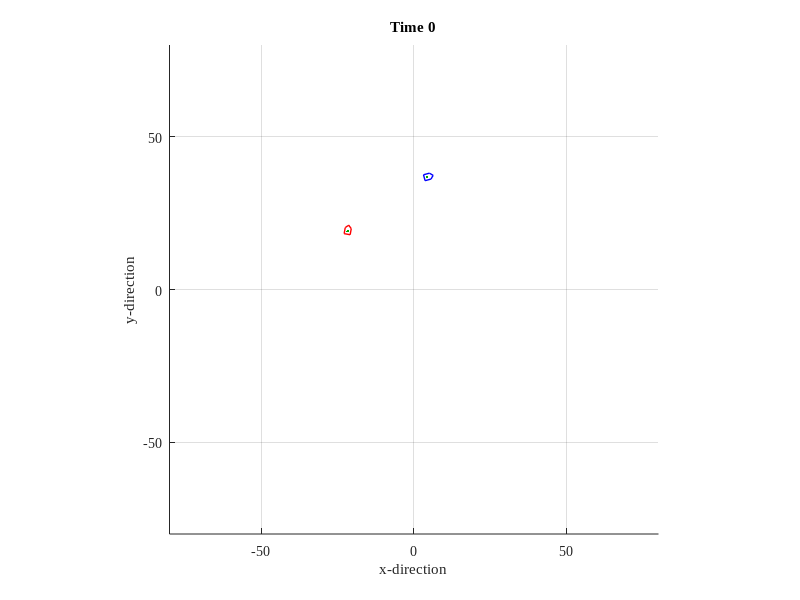

Reproduce this figure in MATLAB. (Note: this script raises an error after producing the figure.)
function []=fuzzyVirtual()
% sim car in random movement

clc; clear all; close all; dbstop if error;
set(0,'defaultaxesfontname','times new roman');

field.range=80;
time.dt=1; time.T=300;

[fig]=FigureNew(field);
[car]=CarNew();
[car]=CarNow(car, time, 0,0);
[car]=CarShow(car,0);
[target]=TargetNew();
distance = 65;

fis_vel = readfis('MTRN4010_vel.fis');
fis_ang = readfis('MTRN4010_ang1.fis');

PS.XLB=5;
PS.XUB=25;
PS.D=1;
PS.G=20;
PS.N=10;
PS.V=rand(PS.D,PS.N);
PS.Gbest = [];
PS.gbest = realmax;
PS.Pbest = [];
PS.pbest = ones(1, PS.N)*realmax;
PS.w1=0.9;
PS.w2=0.4;
PS.dw=PS.w1-PS.w2;
PS.cg=2;
PS.cp=2;
PS.X=rand(PS.D,PS.N);
PS.BND=[PS.XLB PS.XUB];
flag = 0;
PS.X(1,:)=PS.BND(1,1)+PS.X(1,:)*diff(PS.BND(1,:));

carinit=car;
for g=1:PS.G
    disp(PS.X);
    car=carinit;
    for n=1:PS.N 
        distance=PS.X(1,n);
        virtualTarget1 = virtualNew(target.x, target.y, target.q, distance);
        virtualTarget1.z = 0;
        car=carinit;
        flag=0;
        for t=0:time.dt:time.T,
          if(virtualTarget1.z ~= 1)
              [virtualTarget1]=virtualUpdate(time, virtualTarget1, target);
          end
          virtualTarget = TargetShow(virtualTarget1);
          [ds]=FindDistance(car,virtualTarget1);
          vel=evalfis(ds,fis_vel);
          [dq] = FindAngular(car,virtualTarget1);
          ang=evalfis(dq,fis_ang);
          [car]=CarNow(car,time,vel,ang);
          [car]=CarShow(car,t);
        end;
        err=[car.x-target.x car.y-target.y wrapToPi(car.q-target.q)*pi/180] %maybe change to radians
        fit(n)=sqrt(sum(err.^2));
        if fit(n)<PS.gbest,
             PS.gbest=fit(n);
             PS.Gbest=PS.X(:,n);
        end
        if fit(n)<PS.pbest(n),
             PS.pbest(n)-fit(n);
             PS.Gbest=PS.X(:,n);
        end
        if fit(n)<PS.pbest(n),
            PS.pbest(n)=fit(n);
            PS.Pbest(:,n)=PS.X(:,n);
        end;
        reset(virtualTarget1.hdL.shape);
    end;
    %xlabel('Generation %d - Particle %d', g, n);
    disp(sprintf('Generation %d Gbest %5.3f %5.3f gbest %5.3f', g, PS.Gbest.',PS.gbest));
    w = PS.w2+(1-g/PS.G)*PS.dw;
    PS.V=w*rand(PS.D,PS.N).*PS.V+PS.cp*rand(PS.D,PS.N).*(PS.Pbest-PS.X)+...
    PS.cg*rand(PS.D,PS.N).*(repmat(PS.Gbest,[1,PS.N])-PS.X);
    PS.X=PS.X+PS.V;
    for d=1:PS.D,
        z=find(PS.X(d,:)<PS.BND(d,1));
        PS.X(d,z)=PS.BND(d,1)+rand(1,length(z))*diff(PS.BND(d,:));
        z=find(PS.X(d,:)>PS.BND(d,2));
        PS.X(d,z)=PS.BND(d,1)+rand(1,length(z))*diff(PS.BND(d,:));
    end
end
            

car=carInit;

for t=0:time.dt:time.T,
  if(virtualTarget.z ~= 1)
      [virtualTarget]=virtualUpdate(time, virtualTarget, target);
  end
  TargetShow(virtualTarget);
  [ds]=FindDistance(car,virtualTarget);
  vel=evalfis(ds,fis_vel);
  [dq] = FindAngular(car,virtualTarget);
  ang=evalfis(dq,fis_ang);
  [car]=CarNow(car,time,vel,ang);
  [car]=CarShow(car,t);
end;

function [ds]=FindDistance(car,target)
dx = target.x - car.x;
dy = target.y - car.y;
ds = sqrt(dx.*dx + dy.*dy);

function [dq]=FindAngular(car,target)
dx = target.x - car.x;
dy = target.y - car.y;
dq = mod((atan2(dy,dx) - car.q) + pi, 2*pi) - pi;

function [fig]=FigureNew(field)
fig=figure('units','normalized','position',[0.1 0.2 0.5 0.5]);
axis([-1 1 -1 1]*field.range); hold on; grid on; axis equal;
xlabel('x-direction'); ylabel('y-direction');

function [car]=CarNew()
rangeMin = -50;
rangeMax = 50;
rangeTot = (rangeMax - rangeMin).*rand(2,1) + rangeMin;
car.x=rangeTot(1); car.y=rangeTot(2); car.q= 360 * rand(1, 1);
car.trace=[car.x; car.y; car.q];
car.shape=[ 2 0; 1 1; -1 1; -1 -1; 1 -1; 2 0]';
car.hdL.shape=plot(car.shape(1,:),car.shape(2,:),'color','b','linewidth',1);
car.hdL.trace=plot(car.trace(1,:),car.trace(2,:),'color',[0 0.66 0]);

function [target]=TargetNew();
rangeMin = -25;
rangeMax = 25;
rangeTot = (rangeMax - rangeMin).*rand(2,1) + rangeMin;
target.x=rangeTot(1) ;
target.y=rangeTot(2) ;
target.q=360 * rand(1, 1);
Rz=[  cos(target.q) -sin(target.q); 
     sin(target.q)  cos(target.q)];
target.trace=[target.x; target.y; target.q];
target.shape=[ 2 0; 1 1; -1 1; -1 -1; 1 -1; 2 0]';
shape=Rz*target.shape+repmat([target.x;target.y],1,6);
target.hdL.shape=plot(shape(1,:),shape(2,:),'color','r','linewidth',1);
target.hdL.trace=plot(target.trace(1,:),target.trace(2,:),'color',[0 0.66 0]);
ax=axis;
axis(ax); title(sprintf('Time %d',0)); pause(0.001);

function [car]=CarNow(car,time,v,w)
car.x=car.x+time.dt*v*cos(car.q);
car.y=car.y+time.dt*v*sin(car.q);
car.q=car.q+time.dt*w;
car.trace(:,end+1)=[car.x; car.y; car.q];

function [car]=CarShow(car,t)
ax=axis;
Rz=[  cos(car.q) -sin(car.q); 
      sin(car.q)  cos(car.q)];
shape=Rz*car.shape+repmat([car.x;car.y],1,6);
set(car.hdL.shape,'xdata',shape(1,:),'ydata',shape(2,:)); 
set(car.hdL.trace,'xdata',car.trace(1,:),'ydata',car.trace(2,:));
axis(ax); title(sprintf('Time %d',t)); pause(0.001);

function [virTarget]=virtualNew(x, y, bearing, distance)
    virTarget.q=bearing;
    virTarget.x = (x)-distance*cos(virTarget.q);
    virTarget.y = (y)-distance*sin(virTarget.q);
    virTarget.shape=[ 2 0; 1 1; -1 1; -1 -1; 1 -1; 2 0]';
    virTarget.trace=[virTarget.x; virTarget.y; virTarget.q];
    shape=virTarget.shape+repmat([virTarget.x;virTarget.y],1,6);
    virTarget.hdL.shape=plot(shape(1,:),shape(2,:),'color','m','linewidth',1);
    virTarget.hdL.trace=plot(virTarget.trace(1,:),virTarget.trace(2,:),'color',[0 0.66 0]);
    
function [virtualTarget]=virtualUpdate(time,virtualTarget, target)
    %{
    if (((virtualTarget.x)/(target.x)>0.95 && ((virtualTarget.x)/(target.x))<1) || ((virtualTarget.x)/(target.x)<-0.95 && ((virtualTarget.x)/(target.x))>-1))
        virtualTarget.x=target.x;
        virtualTarget.y=target.y;
        virtualTarget.x;
    %}
    if (abs(virtualTarget.x - target.x)<0.1)
        virtualTarget.x=target.x;
        virtualTarget.y=target.y;
        virtualTarget.z=1;
        return
    else  
        virtualTarget.x=virtualTarget.x+time.dt*0.075*cos(virtualTarget.q);
        virtualTarget.y=virtualTarget.y+time.dt*0.075*sin(virtualTarget.q);    
    end
    
function [target]=TargetShow(target)
    Rz=[  cos(target.q) -sin(target.q); 
       sin(target.q)  cos(target.q)];
    shape=Rz*target.shape+repmat([target.x;target.y],1,6);
    set(target.hdL.shape,'xdata',shape(1,:),'ydata',shape(2,:)); 
    set(target.hdL.trace,'xdata',target.trace(1,:),'ydata',target.trace(2,:));

    